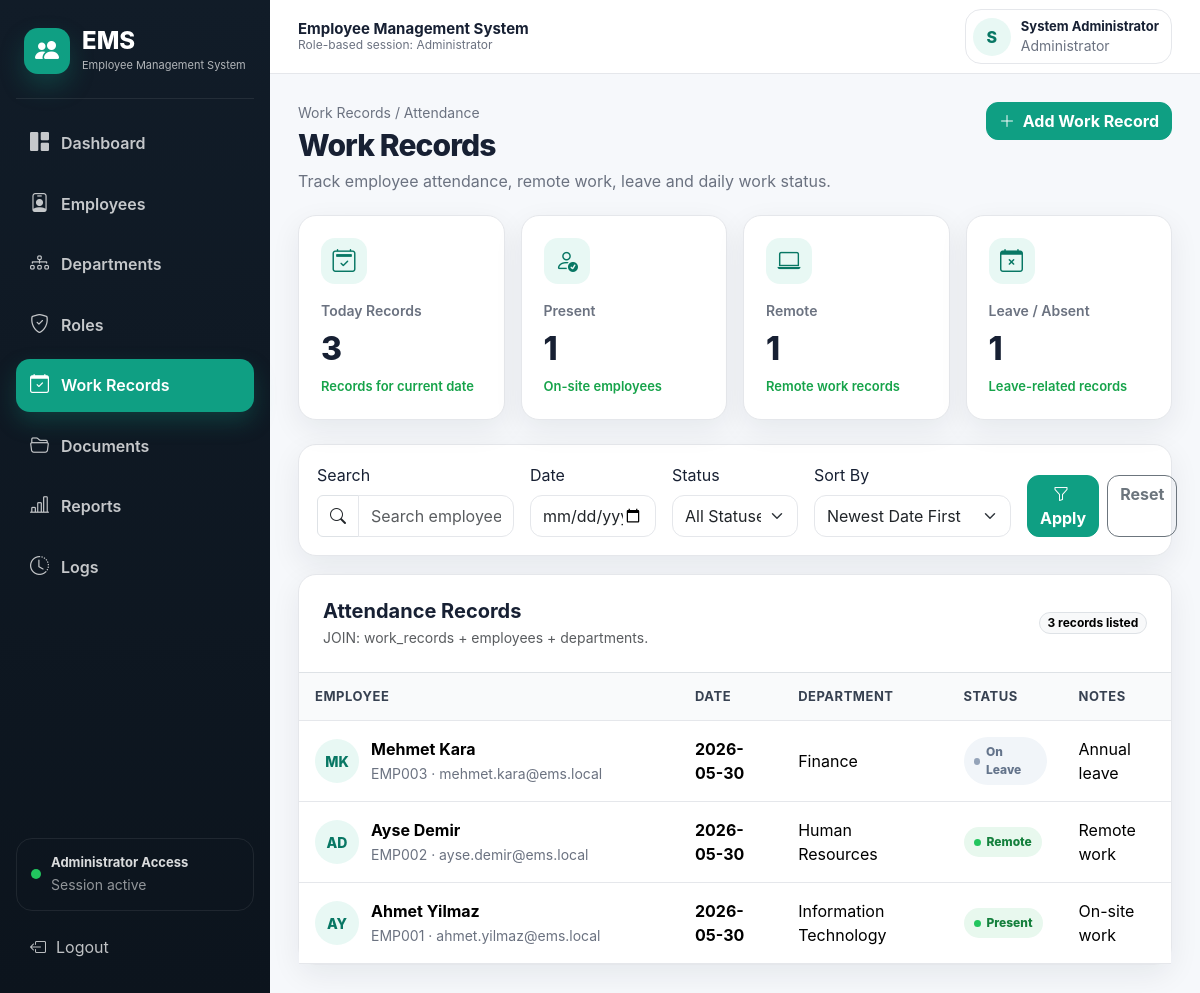
Page /attendance/index.php (signed in) on the committed database.
### tables this page shows
CREATE TABLE work_records (
    id INT AUTO_INCREMENT PRIMARY KEY,
    employee_id INT NOT NULL,
    work_date DATE NOT NULL,
    status ENUM('Present','Remote','On Leave','Sick Leave','Absent') NOT NULL,
    notes TEXT,
    created_at TIMESTAMP DEFAULT CURRENT_TIMESTAMP,
    CONSTRAINT fk_work_employee FOREIGN KEY (employee_id) REFERENCES employees(id)
        ON UPDATE CASCADE ON DELETE CASCADE
);

CREATE TABLE employees (
    id INT AUTO_INCREMENT PRIMARY KEY,
    employee_code VARCHAR(20) NOT NULL UNIQUE,
    first_name VARCHAR(80) NOT NULL,
    last_name VARCHAR(80) NOT NULL,
    email VARCHAR(150) NOT NULL UNIQUE,
    phone VARCHAR(20) NOT NULL,
    gender ENUM('Male','Female','Other') NOT NULL,
    birth_date DATE,
    hire_date DATE NOT NULL,
    salary DECIMAL(10,2) NOT NULL DEFAULT 0,
    address TEXT,
    department_id INT NOT NULL,
    is_active TINYINT(1) NOT NULL DEFAULT 1,
    created_at TIMESTAMP DEFAULT CURRENT_TIMESTAMP,
    updated_at TIMESTAMP DEFAULT CURRENT_TIMESTAMP ON UPDATE CURRENT_TIMESTAMP,
    CONSTRAINT fk_employee_department FOREIGN KEY (department_id) REFERENCES departments(id)
        ON UPDATE CASCADE ON DELETE RESTRICT
);

CREATE TABLE departments (
    id INT AUTO_INCREMENT PRIMARY KEY,
    name VARCHAR(100) NOT NULL UNIQUE,
    description TEXT,
    created_at TIMESTAMP DEFAULT CURRENT_TIMESTAMP
);

### includes/functions.php (called while the page is built, shortened)
<?php
function e($value) {
    return htmlspecialchars((string)$value, ENT_QUOTES, 'UTF-8');
}
?>

### attendance/index.php (the view, shortened to what this page needs)
<?php
require_once __DIR__ . '/../config/database.php';
require_once __DIR__ . '/../includes/functions.php';
$date = $_GET['work_date'] ?? '';
$search = trim($_GET['search'] ?? '');
$sortBy = $_GET['sort_by'] ?? 'newest_date';
$orderBy = 'wr.work_date DESC, wr.id DESC';
switch ($sortBy) {
    case 'newest_date':
    default:
        $orderBy = 'wr.work_date DESC, wr.id DESC';
        break;
}
$sql = "
    SELECT
        wr.*,
        CONCAT(e.first_name, ' ', e.last_name) AS employee_name,
        e.employee_code,
        e.email,
        d.name AS department_name
    FROM work_records wr
    INNER JOIN employees e ON wr.employee_id = e.id
    INNER JOIN departments d ON e.department_id = d.id
    WHERE 1 = 1
";
$sql .= " ORDER BY $orderBy";
$stmt = $conn->prepare($sql);
$stmt->execute();
$rows = $stmt->get_result();
$totalToday = $conn->query("SELECT COUNT(*) AS c FROM work_records WHERE work_date = CURDATE()")->fetch_assoc()['c'];
$totalPresent = $conn->query("SELECT COUNT(*) AS c FROM work_records WHERE status = 'Present'")->fetch_assoc()['c'];
$totalRemote = $conn->query("SELECT COUNT(*) AS c FROM work_records WHERE status = 'Remote'")->fetch_assoc()['c'];
$totalLeave = $conn->query("SELECT COUNT(*) AS c FROM work_records WHERE status IN ('On Leave', 'Sick Leave', 'Absent')")->fetch_assoc()['c'];
include __DIR__ . '/../includes/header.php';
include __DIR__ . '/../includes/navbar.php';
?>
<div class="page-header">
    <div>
        <div class="page-kicker">Work Records / Attendance</div>
        <h1 class="page-title">Work Records</h1>
        <p class="page-subtitle">
            Track employee attendance, remote work, leave and daily work status.
        </p>
    </div>
    <a href="create.php" class="btn btn-primary">
        <i class="bi bi-plus-lg me-1"></i> Add Work Record
    </a>
</div>
<div class="row g-3 mb-4">
    <div class="col-lg-3 col-md-6">
        <div class="card-modern stat-card">
            <div class="stat-icon">
                <i class="bi bi-calendar2-check"></i>
            </div>
            <div class="stat-label">Today Records</div>
            <div class="stat-value"><?php echo e($totalToday); ?></div>
            <div class="stat-note">Records for current date</div>
        </div>
    </div>
    <div class="col-lg-3 col-md-6">
        <div class="card-modern stat-card">
            <div class="stat-icon">
                <i class="bi bi-person-check"></i>
            </div>
            <div class="stat-label">Present</div>
            <div class="stat-value"><?php echo e($totalPresent); ?></div>
            <div class="stat-note">On-site employees</div>
        </div>
    </div>
    <div class="col-lg-3 col-md-6">
        <div class="card-modern stat-card">
            <div class="stat-icon">
                <i class="bi bi-laptop"></i>
            </div>
            <div class="stat-label">Remote</div>
            <div class="stat-value"><?php echo e($totalRemote); ?></div>
            <div class="stat-note">Remote work records</div>
        </div>
    </div>
    <div class="col-lg-3 col-md-6">
        <div class="card-modern stat-card">
            <div class="stat-icon">
                <i class="bi bi-calendar-x"></i>
            </div>
            <div class="stat-label">Leave / Absent</div>
            <div class="stat-value"><?php echo e($totalLeave); ?></div>
            <div class="stat-note">Leave-related records</div>
        </div>
    </div>
</div>
<div class="card-modern toolbar-card">
    <form method="get" class="row g-3 align-items-end">
        <div class="col-lg-3">
            <label class="form-label">Search</label>
            <div class="input-group">
                <span class="input-group-text bg-white">
                    <i class="bi bi-search"></i>
                </span>
                <input
                    name="search"
                    class="form-control"
                    placeholder="Search employee or department..."
                    value="<?php echo e($search); ?>"
                >
            </div>
        </div>
        <div class="col-lg-2 col-md-4">
            <label class="form-label">Date</label>
            <input type="date" name="work_date" class="form-control" value="<?php echo e($date); ?>">
        </div>
        <div class="col-lg-2 col-md-4">
            <label class="form-label">Status</label>
            <select name="status" class="form-select">
                <option value="">All Statuses</option>
            </select>
        </div>
        <div class="col-lg-3 col-md-4">
            <label class="form-label">Sort By</label>
            <select name="sort_by" class="form-select">
                <option value="newest_date" <?php echo $sortBy === 'newest_date' ? 'selected' : ''; ?>>Newest Date First</option>
            </select>
        </div>
        <div class="col-lg-2 col-md-12 d-flex gap-2">
            <button class="btn btn-primary flex-fill" type="submit">
                <i class="bi bi-funnel me-1"></i> Apply
            </button>
            <a href="index.php" class="btn btn-outline-secondary">
                Reset
            </a>
        </div>
    </form>
</div>
<div class="card-modern">
    <div class="p-4 border-bottom d-flex flex-wrap justify-content-between align-items-center gap-3">
        <div>
            <h5 class="fw-bold mb-1">Attendance Records</h5>
            <div class="text-muted small">
                JOIN: work_records + employees + departments.
            </div>
        </div>
        <span class="badge rounded-pill text-bg-light border">
            <?php echo e($rows->num_rows); ?> records listed
        </span>
    </div>
    <div class="table-responsive">
        <table class="table table-modern">
            <thead>
                <tr>
                    <th>Employee</th>
                    <th>Date</th>
                    <th>Department</th>
                    <th>Status</th>
                    <th>Notes</th>
                </tr>
            </thead>
            <tbody>
                <?php while ($r = $rows->fetch_assoc()): ?>
                    <tr>
                        <td>
                            <div class="employee-name">
                                <div class="employee-avatar">
                                    <?php
                                        $parts = explode(' ', $r['employee_name']);
                                        echo e(strtoupper(substr($parts[0] ?? 'E', 0, 1) . substr($parts[1] ?? 'M', 0, 1)));
                                    ?>
                                </div>
                                <div>
                                    <strong><?php echo e($r['employee_name']); ?></strong>
                                    <small><?php echo e($r['employee_code'] . ' · ' . $r['email']); ?></small>
                                </div>
                            </div>
                        </td>
                        <td><strong><?php echo e($r['work_date']); ?></strong></td>
                        <td><?php echo e($r['department_name']); ?></td>
                        <td>
                            <?php
                                $class = 'status-pill status-inactive';
                                if ($r['status'] === 'Present' || $r['status'] === 'Remote') {
                                    $class = 'status-pill status-active';
                                }
                            ?>
                            <span class="<?php echo e($class); ?>">
                                <?php echo e($r['status']); ?>
                            </span>
                        </td>
                        <td><?php echo e($r['notes'] ?: '-'); ?></td>
                    </tr>
                <?php endwhile; ?>
            </tbody>
        </table>
    </div>
</div>
<?php include __DIR__ . '/../includes/footer.php'; ?>

### assets/css/style.css (style rules this page uses)
:root { --primary: #0f9f83; --primary-dark: #087764; --primary-soft: #e8f8f4; --sidebar-bg: #101923; --sidebar-border: rgba(255, 255, 255, 0.08); --body-bg: #f6f8fb; --card-bg: #ffffff; --text-main: #172033; --text-muted: #6b7280; --border: #e5e7eb; --danger: #dc3545; --warning: #f59e0b; --success: #16a34a; --radius-lg: 18px; --radius-md: 12px; --shadow-soft: 0 10px 30px rgba(15, 23, 42, 0.07); }
* { box-sizing: border-box; }
html { scroll-behavior: smooth; }
body { margin: 0; background: var(--body-bg); color: var(--text-main); font-family: Inter, system-ui, -apple-system, BlinkMacSystemFont, "Segoe UI", sans-serif; }
a { text-decoration: none; }
.page-header { display: flex; align-items: flex-start; justify-content: space-between; gap: 18px; margin-bottom: 22px; }
.page-kicker { color: var(--text-muted); font-size: 14px; margin-bottom: 4px; }
.page-title { font-size: 30px; font-weight: 800; margin: 0; letter-spacing: -0.03em; }
.page-subtitle { color: var(--text-muted); margin: 6px 0 0; }
.card-modern { background: var(--card-bg); border: 1px solid var(--border); border-radius: var(--radius-lg); box-shadow: var(--shadow-soft); }
.stat-card { padding: 22px; height: 100%; }
.stat-icon { width: 46px; height: 46px; border-radius: 14px; background: var(--primary-soft); color: var(--primary-dark); display: flex; align-items: center; justify-content: center; font-size: 23px; margin-bottom: 16px; }
.stat-label { color: var(--text-muted); font-weight: 600; font-size: 14px; }
.stat-value { font-size: 32px; font-weight: 800; margin: 4px 0; }
.stat-note { color: var(--success); font-size: 13px; font-weight: 600; }
.toolbar-card { padding: 18px; margin-bottom: 18px; }
.form-control, .form-select { border-radius: 12px; border-color: var(--border); min-height: 42px; }
.btn { border-radius: 12px; font-weight: 700; }
.btn-primary { background: var(--primary); border-color: var(--primary); }
.table-modern { margin: 0; }
.table-modern thead th { background: #f9fafb; color: #374151; font-size: 13px; text-transform: uppercase; letter-spacing: 0.04em; border-bottom: 1px solid var(--border); padding: 14px 16px; }
.table-modern tbody td { padding: 16px; vertical-align: middle; border-color: var(--border); }
.table-modern td:first-child { width: 380px; max-width: 420px; }
.employee-name { display: flex; align-items: center; gap: 12px; min-width: 260px; }
.employee-avatar { width: 44px; height: 44px; min-width: 44px; max-width: 44px; min-height: 44px; max-height: 44px; border-radius: 50%; background: var(--primary-soft); color: var(--primary-dark); display: flex; align-items: center; justify-content: center; font-weight: 800; font-size: 14px; }
.employee-name strong { display: block; }
.employee-name small { color: var(--text-muted); }
.status-pill { border-radius: 999px; padding: 6px 10px; font-size: 12px; font-weight: 800; display: inline-flex; align-items: center; gap: 6px; }
.status-pill::before { content: ""; width: 7px; height: 7px; border-radius: 50%; display: inline-block; }
.status-active { background: #e8f8ee; color: #15803d; }
.status-active::before { background: #22c55e; }
.status-inactive { background: #f1f5f9; color: #64748b; }
.status-inactive::before { background: #94a3b8; }

### rows in the picture
work_records: parts "MK", employee_name "Mehmet Kara", employee.email "EMP003 · mehmet.kara@ems.local", work_date "2026-05-30", departments.name "Finance", status "On Leave", notes "Annual leave"
work_records: parts "AD", employee_name "Ayse Demir", employee.email "EMP002 · ayse.demir@ems.local", work_date "2026-05-30", departments.name "Human Resources", status "Remote", notes "Remote work"
work_records: parts "AY", employee_name "Ahmet Yilmaz", employee.email "EMP001 · ahmet.yilmaz@ems.local", work_date "2026-05-30", departments.name "Information Technology", status "Present", notes "On-site work"

### other values in the picture
$userType "Administrator"
substr($fullName, 0, 1) "S"
$fullName "System Administrator"
$totalToday "3"
$totalPresent "1"
$totalRemote "1"
$totalLeave "1"
$rows->num_rows "3"
